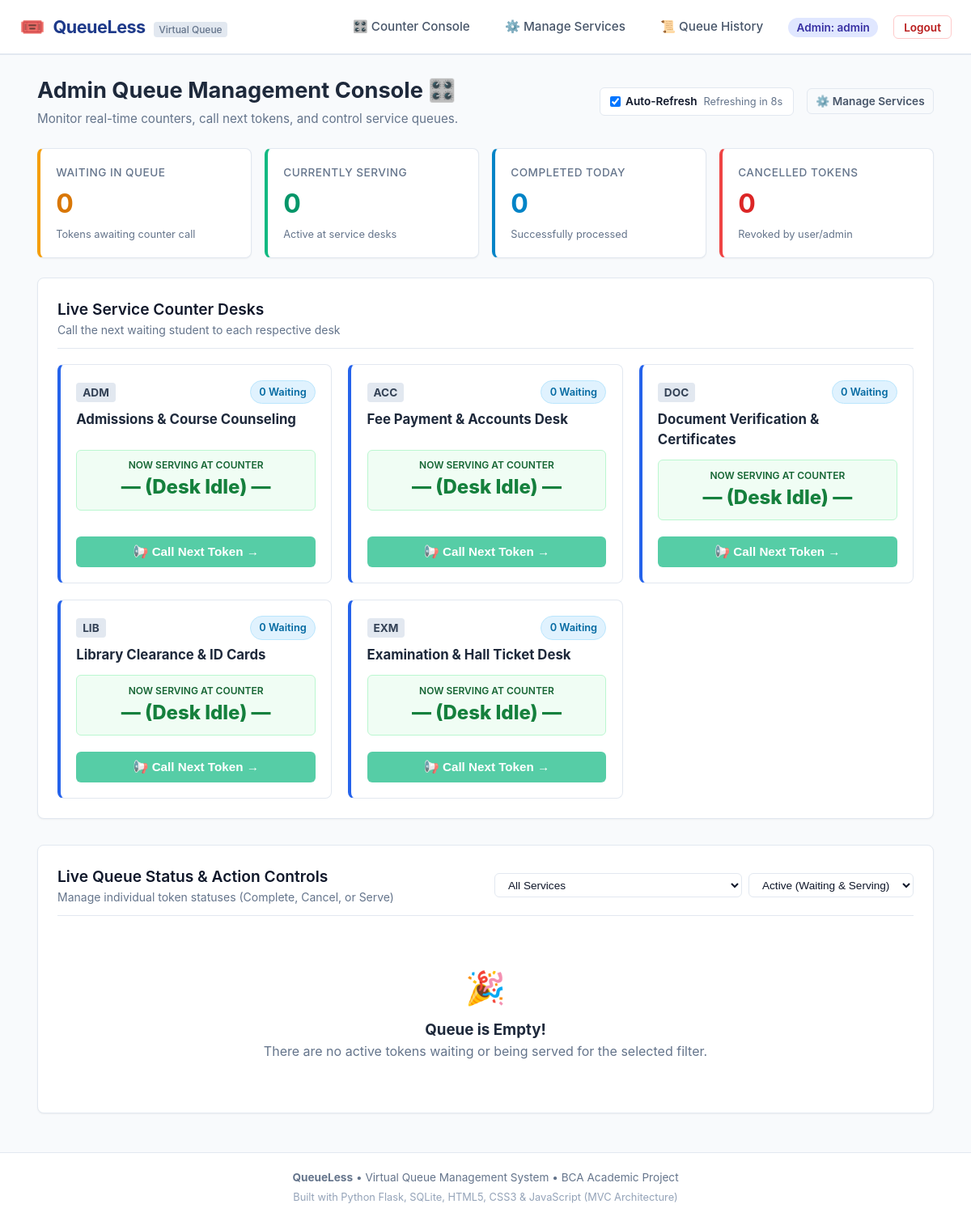
The page /admin/dashboard (signed in) on the database its author committed.
### tables this page shows
CREATE TABLE services (
        id INTEGER PRIMARY KEY AUTOINCREMENT,
        service_code TEXT UNIQUE NOT NULL,
        service_name TEXT NOT NULL,
        description TEXT,
        avg_wait_per_token INTEGER NOT NULL DEFAULT 5,
        prefix TEXT NOT NULL DEFAULT 'T',
        is_active INTEGER NOT NULL DEFAULT 1,
        created_at TIMESTAMP DEFAULT CURRENT_TIMESTAMP
    );

### controllers/admin_controller.py (the view)
@admin_bp.route('/')
@admin_bp.route('/dashboard')
@admin_required
def dashboard():
    stats = TokenModel.get_admin_stats()
    services_with_metrics = ServiceModel.get_services_with_metrics()
    selected_service_id = request.args.get('service_id', type=int)
    status_filter = request.args.get('status', default=None)
    queue_tokens = TokenModel.get_service_queue(
        service_id=selected_service_id,
        status_filter=status_filter if status_filter else None,
        limit=100
    )
    all_services = ServiceModel.get_all(active_only=False)
    return render_template(
        'admin/dashboard.html',
        stats=stats,
        services=services_with_metrics,
        all_services=all_services,
        queue_tokens=queue_tokens,
        selected_service_id=selected_service_id,
        status_filter=status_filter
    )

### templates/admin/dashboard.html (shortened to what this page needs)
{% extends 'base.html' %}
{% block content %}
<div class="page-header">
    <div>
        <h1 class="page-title">Admin Queue Management Console 🎛️</h1>
        <p class="page-description">Monitor real-time counters, call next tokens, and control service queues.</p>
    </div>
    <div style="display: flex; align-items: center; gap: 1rem;">
        <div style="display: flex; align-items: center; gap: 0.5rem; font-size: 0.85rem; background: #fff; padding: 0.4rem 0.8rem; border-radius: 6px; border: 1px solid var(--border-color);">
            <label for="auto-refresh-toggle" style="cursor: pointer; display: flex; align-items: center; gap: 0.35rem; font-weight: 600;">
                <input type="checkbox" id="auto-refresh-toggle" checked>
                Auto-Refresh
            </label>
            <span id="admin-refresh-timer" style="color: var(--text-muted); font-size: 0.8rem;">(10s)</span>
        </div>
        <a href="{{ url_for('admin.manage_services') }}" class="btn btn-outline btn-sm">
            ⚙️ Manage Services
        </a>
    </div>
</div>
<div class="grid-4" style="margin-bottom: 1.5rem;">
    <div class="stat-card" style="border-left: 4px solid #f59e0b;">
        <span class="stat-label">Waiting in Queue</span>
        <span class="stat-value" style="color: #d97706;">{{ stats.total_waiting }}</span>
        <span class="stat-desc">Tokens awaiting counter call</span>
    </div>
    <div class="stat-card" style="border-left: 4px solid #10b981;">
        <span class="stat-label">Currently Serving</span>
        <span class="stat-value" style="color: #059669;">{{ stats.total_serving }}</span>
        <span class="stat-desc">Active at service desks</span>
    </div>
    <div class="stat-card" style="border-left: 4px solid #0284c7;">
        <span class="stat-label">Completed Today</span>
        <span class="stat-value" style="color: #0284c7;">{{ stats.total_completed }}</span>
        <span class="stat-desc">Successfully processed</span>
    </div>
    <div class="stat-card" style="border-left: 4px solid #ef4444;">
        <span class="stat-label">Cancelled Tokens</span>
        <span class="stat-value" style="color: #dc2626;">{{ stats.total_cancelled }}</span>
        <span class="stat-desc">Revoked by user/admin</span>
    </div>
</div>
<div class="card" style="margin-bottom: 2rem;">
    <div class="card-header">
        <div>
            <h3 class="card-title">Live Service Counter Desks</h3>
            <p class="card-subtitle">Call the next waiting student to each respective desk</p>
        </div>
    </div>
    <div class="grid-3">
        {% for s in services %}
            <div class="counter-card active-counter">
                <div>
                    <div style="display: flex; justify-content: space-between; align-items: center;">
                        <span class="service-code">{{ s.service_code }}</span>
                        <span class="badge {% if s.waiting_count > 0 %}badge-waiting{% else %}badge-completed{% endif %}">
                            {{ s.waiting_count }} Waiting
                        </span>
                    </div>
                    <div class="counter-title" style="margin-top: 0.4rem;">{{ s.service_name }}</div>
                </div>
                <div class="serving-display">
                    <div class="serving-label">Now Serving at Counter</div>
                    <div class="serving-token">
                        {{ s.current_serving or '— (Desk Idle) —' }}
                    </div>
                </div>
                <div style="margin-top: 0.5rem;">
                    {% if s.is_active %}
                        <form action="{{ url_for('admin.call_next') }}" method="POST">
                            <button
                                type="submit"
                                class="btn btn-success btn-block"
                                {% if s.waiting_count == 0 %}style="opacity: 0.7;"{% endif %}
                            >
                                📢 Call Next Token &rarr;
                            </button>
                        </form>
                    {% else %}
                        <button class="btn btn-outline btn-block" disabled style="opacity: 0.6;">
                            Service Inactive
                        </button>
                    {% endif %}
                </div>
            </div>
        {% endfor %}
    </div>
</div>
<div class="card">
    <div class="card-header">
        <div>
            <h3 class="card-title">Live Queue Status & Action Controls</h3>
            <p class="card-subtitle">Manage individual token statuses (Complete, Cancel, or Serve)</p>
        </div>
        <form method="GET" action="{{ url_for('admin.dashboard') }}" style="display: flex; gap: 0.5rem;">
            <select name="service_id" class="form-control" style="width: auto; padding: 0.35rem 0.75rem; font-size: 0.85rem;" onchange="this.form.submit()">
                <option value="">All Services</option>
            </select>
            <select name="status" class="form-control" style="width: auto; padding: 0.35rem 0.75rem; font-size: 0.85rem;" onchange="this.form.submit()">
                <option value="">Active (Waiting & Serving)</option>
            </select>
        </form>
    </div>
    {% if queue_tokens %}
        <div class="table-responsive">
            <table class="table">
                <thead>
                    <tr>
                        <th>Token #</th>
                        <th>Service Desk</th>
                        <th>Student Name</th>
                        <th>Contact</th>
                        <th>Status</th>
                        <th>Requested At</th>
                        <th style="text-align: right;">Queue Actions</th>
                    </tr>
                </thead>
                <tbody>
                    {% for t in queue_tokens %}
                        <tr style="{% if t.status == 'Serving' %}background-color: #f0fdf4; font-weight: 500;{% endif %}">
                            <td>
                                <strong style="font-size: 1.1rem; color: #1e3a8a;">{{ t.token_number }}</strong>
                            </td>
                            <td>
                                <div><strong>{{ t.service_name }}</strong></div>
                                <span class="service-code" style="font-size: 0.72rem;">{{ t.service_code }}</span>
                            </td>
                            <td>
                                <div>{{ t.full_name }}</div>
                                <small style="color: var(--text-muted);">@{{ t.username }}</small>
                            </td>
                            <td>
                                <small>{{ t.phone or '-' }}</small>
                            </td>
                            <td>
                                <span class="badge badge-{{ t.status|lower }}">{{ t.status }}</span>
                            </td>
                            <td>
                                <small>{{ t.created_at }}</small>
                            </td>
                            <td style="text-align: right;">
                                <div style="display: inline-flex; gap: 0.35rem; justify-content: flex-end;">
                                    {% if t.status == 'Waiting' %}
                                        <form action="{{ url_for('admin.token_action', token_id=t.id) }}" method="POST">
                                            <input type="hidden" name="action" value="serve">
                                            <button type="submit" class="btn btn-success btn-sm" title="Call directly to counter">
                                                Serve
                                            </button>
                                        </form>
                                    {% endif %}
                                    {% if t.status in ('Waiting', 'Serving') %}
                                        <form action="{{ url_for('admin.token_action', token_id=t.id) }}" method="POST">
                                            <input type="hidden" name="action" value="complete">
                                            <button type="submit" class="btn btn-primary btn-sm" title="Mark token completed">
                                                ✓ Complete
                                            </button>
                                        </form>
                                        <form
                                            action="{{ url_for('admin.token_action', token_id=t.id) }}"
                                            method="POST"
                                            data-confirm="Cancel token {{ t.token_number }} for {{ t.full_name }}?"
                                        >
                                            <input type="hidden" name="action" value="cancel">
                                            <button type="submit" class="btn btn-danger btn-sm" title="Cancel this token">
                                                ✕ Cancel
                                            </button>
                                        </form>
                                    {% endif %}
                                </div>
                            </td>
                        </tr>
                    {% endfor %}
                </tbody>
            </table>
        </div>
    {% else %}
        <div style="text-align: center; padding: 2.5rem 1rem;">
            <span style="font-size: 2.5rem;">🎉</span>
            <h3 style="margin-top: 0.5rem; color: #1e293b;">Queue is Empty!</h3>
            <p style="color: var(--text-muted);">There are no active tokens waiting or being served for the selected filter.</p>
        </div>
    {% endif %}
</div>
{% endblock %}

### rows shown on the page
services: service_code "ADM", waiting_count "0", service_name "Admissions & Course Counseling", current_serving "— (Desk Idle) —"
services: service_code "ACC", waiting_count "0", service_name "Fee Payment & Accounts Desk", current_serving "— (Desk Idle) —"
services: service_code "DOC", waiting_count "0", service_name "Document Verification & Certificates", current_serving "— (Desk Idle) —"
services: service_code "LIB", waiting_count "0", service_name "Library Clearance & ID Cards", current_serving "— (Desk Idle) —"
services: service_code "EXM", waiting_count "0", service_name "Examination & Hall Ticket Desk", current_serving "— (Desk Idle) —"

### other values the page prints
{{ current_username }} "admin"
{{ stats.total_waiting }} "0"
{{ stats.total_serving }} "0"
{{ stats.total_completed }} "0"
{{ stats.total_cancelled }} "0"
